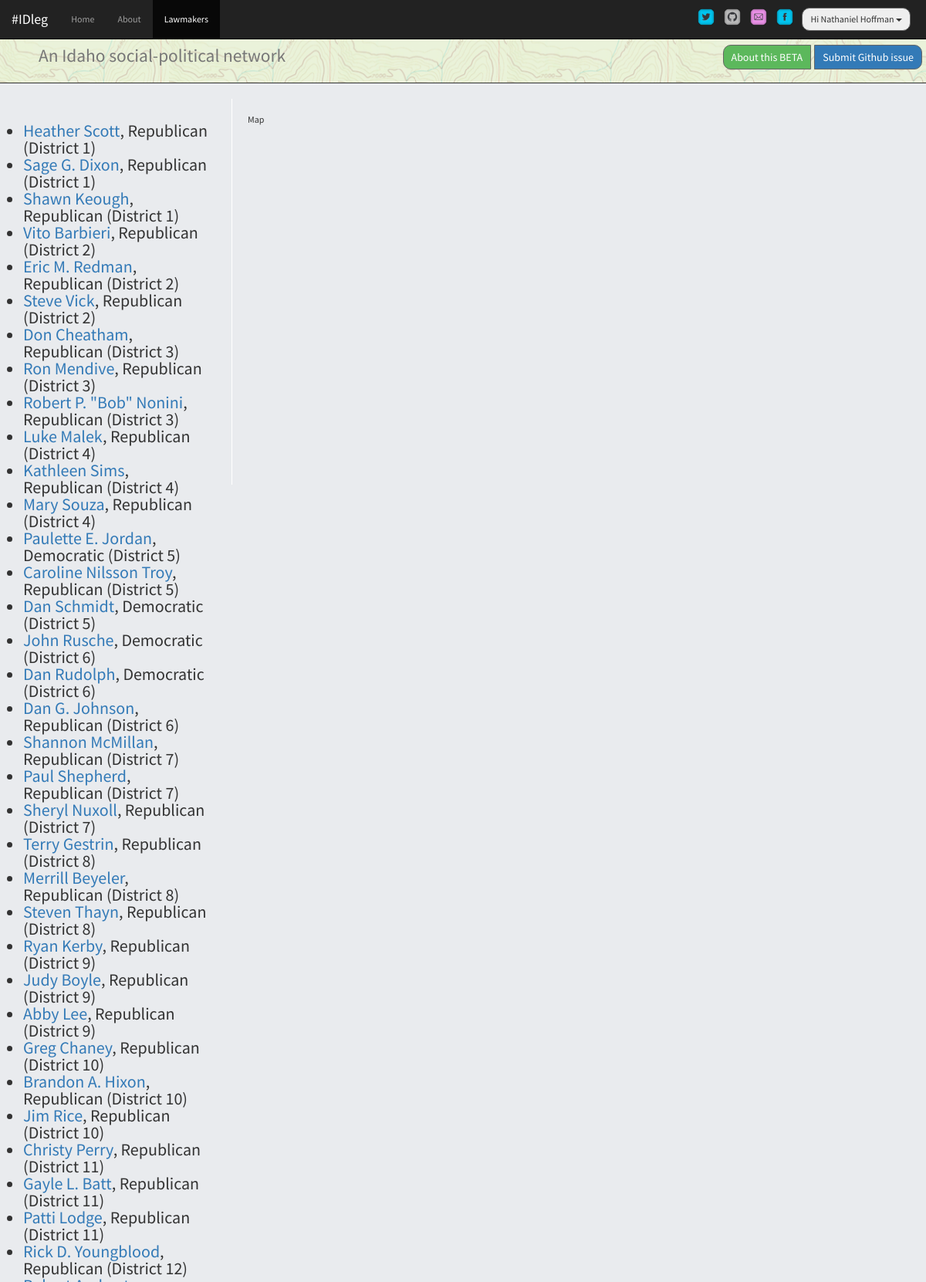
The app's page /lawmakers (signed in, upper part) with its own data.
### app/idleg/models.py (models this page shows, shortened)
class User(db.Model):
  id = db.Column(db.Integer, primary_key=True)
  username = db.Column(db.String(100), unique=True)
  pwdhash= db.Column(db.String())
  email = db.Column(db.String(64), nullable=True)
  comments = db.relationship('Comment', backref='commenter', lazy='dynamic')

class Lawmaker(db.Model):
  leg_id = db.Column(db.String, primary_key = True)
  first_name = db.Column(db.String)
  last_name = db.Column(db.String)
  middle_name = db.Column(db.String)
  district = db.Column(db.String)
  chamber = db.Column(db.String)
  url = db.Column(db.String)
  email = db.Column(db.String)
  party = db.Column(db.String)
  photo_url = db.Column(db.String)

### app/idleg/views.py (the view)
@idleg.route('/lawmakers')
def lawmakers():
  form = RegistrationForm(request.form)
  lawmakers = Lawmaker.query.order_by(cast(Lawmaker.district, Integer)).all()
  return render_template('lawmakers.html', user=current_user, form=form, lawmakers=lawmakers)

### app/idleg/views.py (called while the page is built)
@login_manager.user_loader
def load_user(id):
  return User.query.get(int(id))

@idleg.before_request
def get_current_user():
  g.user = current_user

### app/templates/lawmakers.html (shortened to what this page needs)
{% extends 'base.html' %}
{% block container %}
<div class="col-md-3 pad2">
  <ul class="billsummary">
    {% for lm in lawmakers%}
    <li>
      <a href="{{ url_for('idleg.lawmaker', legid=lm.leg_id) }}">{% print lm.first_name %} {% print lm.last_name %}</a>, {% print lm.party %}  (District {% print lm.district %})
      <br />
    </li>
    {% endfor %}
  </ul>
</div>
<div id='map' class='col-md-5 map pad2'>Map</div>
{% endblock %}

### app/templates/base.html (shortened to what this page needs)
<!DOCTYPE html>
<html>
  <head>
    <link href="https://netdna.bootstrapcdn.com/font-awesome/4.0.3/css/font-awesome.css" rel="stylesheet">
    <link rel="stylesheet" href="https://maxcdn.bootstrapcdn.com/bootstrap/3.3.6/css/bootstrap.min.css">
    <link href="{{ url_for('static', filename='css/styles.css') }}" rel="stylesheet" />
    <link rel="stylesheet" href="https://cdnjs.cloudflare.com/ajax/libs/bootstrap-select/1.12.1/css/bootstrap-select.min.css">
    <link rel="stylesheet" href="https://unpkg.com/leaflet@1.0.0-rc.3/dist/leaflet.css" />
    <link rel="stylesheet" href='https://api.tiles.mapbox.com/mapbox-gl-js/v0.21.0/mapbox-gl.css'  />
  </head>
  <body>
    <header>
      <div class="tops">
        <div class="page-header">
            <div class="btn-toolbar pull-right">
              <div class="btn-group">
                <a href="https://github.com/paleomedia/idleg_flask" role="button" class="btn btn-success">About this BETA</a>
                <a href="https://github.com/paleomedia/idleg_flask/issues/new" role="button" class="btn btn-primary">Submit Github issue</a>
              </div>
            </div>
          <h1><small>An Idaho social-political network</small></h1>
        </div>
    <nav class="navbar navbar-inverse navbar-fixed-top" role="navigation">
    	<div class="container-fluid">
      <div class="navbar-header">
     	    <a class="navbar-brand" href="/home"><span class="navbar-logo">#IDleg</span></a>
    	 </div>
    	  <div id="navbar" class= "navbar-collapse collapse">
      	    <ul class="nav navbar-nav">
              <li {%- if request.path == "/home" %} class="active"{% endif %}><a href="/home">Home <span class="sr-only">(current)</span></a></li>
              <li {%- if request.path == "/about" %} class="active"{% endif %}><a href="https://github.com/paleomedia/idleg_flask">About</a></li>
              <li {%- if request.path == "/lawmakers" %} class="active"{% endif %}><a href="/lawmakers">Lawmakers</a></li>
            </ul>
            <ul class="nav navbar-nav pull-right">
                <li>
                <a href="https://twitter.com/search?q=%23idleg&src=typd"><img src="{{ url_for('static', filename="images/twittericon.png") }}" width="24px" height="24px"></a>
                </li>
                <li>
                <a href="https://github.com/paleomedia/idleg"><img src="{{ url_for('static', filename="images/Github-Icon.png") }}" width="24px" height="24px"></a>
                </li>
                <li>
                <a href="mailto:editor@idleg.info"><img src="{{ url_for('static', filename="images/Email-Icon.png") }}" width="24px" height="24px"></a>
                </li>
                <li>
                <a href="http://facebook.com"><img src="{{ url_for('static', filename="images/Facebook-Icon.png") }}" width="24px" height="24px"></a>
                </li>
                {% if current_user.is_authenticated %}
                  <li class="dropdown">
                    <button type="button" class="btn btn-xs dropdown-toggle" id="dropdownMenu1" data-toggle="dropdown" aria-haspopup="true" aria-expanded="true">
                      Hi {{ user.username }}
                      <span class="caret" aria-hidden="true"></span>
                    </button>
                  </li>
                {% else %}
                  <li>
                  {% include 'login_modal.html' %}
                  </li>
                {% endif %}
            </ul>
    	 </div>
    	 </div>
  </nav>
  	</div>
	</header>
    {% block container %} {% endblock %}
  </body>
</html>

### app/static/css/styles.css (style rules this page uses)
body { background-color: #e9ebee; }
.page-header { margin-top:48px; background-image: url("../images/topo.png"); width: 100%; min-height: 50px; border-bottom: 1px solid; }
.page-header h1 { margin-left: 50px; }
.nav.pull-right>li>a { padding: 10px 5px !important; }
body { font-family: 'Source Sans Pro', Helvetica, sans-serif; font-size: 12px; line-height: 1.3rem; font-weight: 400; margin: 0; padding: 0; }
.btn { margin: 10px 5px 10px 5px; padding: 5px 10px; border-radius: 10px; border: solid 1px #666; display: block; float: left; cursor: pointer; }
.billsummary { font-size: 2.2rem; line-height: 2.2rem; padding:10px; }
.map { border-left:1px solid #fff; position:relative; top:0; bottom:0; height: 500px; }
.pad2 { padding:20px; -webkit-box-sizing:border-box; -moz-box-sizing:border-box; box-sizing:border-box; }

### records on screen
User: username "Nathaniel Hoffman"
Lawmaker: first_name "Heather", last_name "Scott", party "Republican", district "1"
Lawmaker: first_name "Sage G.", last_name "Dixon", party "Republican", district "1"
Lawmaker: first_name "Shawn", last_name "Keough", party "Republican", district "1"
Lawmaker: first_name "Vito", last_name "Barbieri", party "Republican", district "2"
Lawmaker: first_name "Eric M.", last_name "Redman", party "Republican", district "2"
Lawmaker: first_name "Steve", last_name "Vick", party "Republican", district "2"
Lawmaker: first_name "Don", last_name "Cheatham", party "Republican", district "3"
Lawmaker: first_name "Ron", last_name "Mendive", party "Republican", district "3"
Lawmaker: first_name "Robert P. \"Bob\"", last_name "Nonini", party "Republican", district "3"
Lawmaker: first_name "Luke", last_name "Malek", party "Republican", district "4"
Lawmaker: first_name "Kathleen", last_name "Sims", party "Republican", district "4"
Lawmaker: first_name "Mary", last_name "Souza", party "Republican", district "4"
Lawmaker: first_name "Paulette E.", last_name "Jordan", party "Democratic", district "5"
Lawmaker: first_name "Caroline Nilsson", last_name "Troy", party "Republican", district "5"
Lawmaker: first_name "Dan", last_name "Schmidt", party "Democratic", district "5"
Lawmaker: first_name "John", last_name "Rusche", party "Democratic", district "6"
Lawmaker: first_name "Dan", last_name "Rudolph", party "Democratic", district "6"
Lawmaker: first_name "Dan G.", last_name "Johnson", party "Republican", district "6"
Lawmaker: first_name "Shannon", last_name "McMillan", party "Republican", district "7"
Lawmaker: first_name "Paul", last_name "Shepherd", party "Republican", district "7"
Lawmaker: first_name "Sheryl", last_name "Nuxoll", party "Republican", district "7"
Lawmaker: first_name "Terry", last_name "Gestrin", party "Republican", district "8"
Lawmaker: first_name "Merrill", last_name "Beyeler", party "Republican", district "8"
Lawmaker: first_name "Steven", last_name "Thayn", party "Republican", district "8"
Lawmaker: first_name "Ryan", last_name "Kerby", party "Republican", district "9"
Lawmaker: first_name "Judy", last_name "Boyle", party "Republican", district "9"
Lawmaker: first_name "Abby", last_name "Lee", party "Republican", district "9"
Lawmaker: first_name "Greg", last_name "Chaney", party "Republican", district "10"
Lawmaker: first_name "Brandon A.", last_name "Hixon", party "Republican", district "10"
Lawmaker: first_name "Jim", last_name "Rice", party "Republican", district "10"
Lawmaker: first_name "Christy", last_name "Perry", party "Republican", district "11"
Lawmaker: first_name "Gayle L.", last_name "Batt", party "Republican", district "11"
Lawmaker: first_name "Patti", last_name "Lodge", party "Republican", district "11"
Lawmaker: first_name "Rick D.", last_name "Youngblood", party "Republican", district "12"
